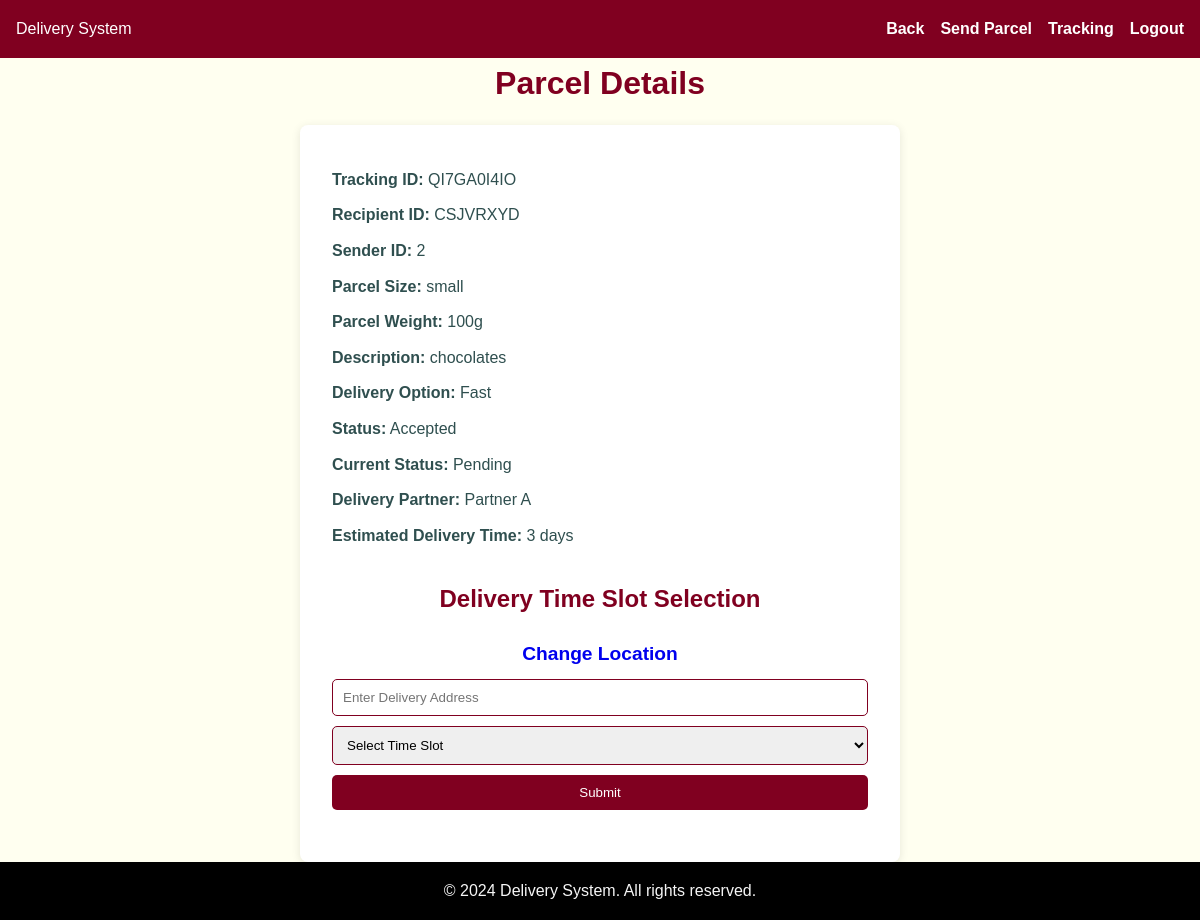
Page /parcel/1 on the earlier database version.
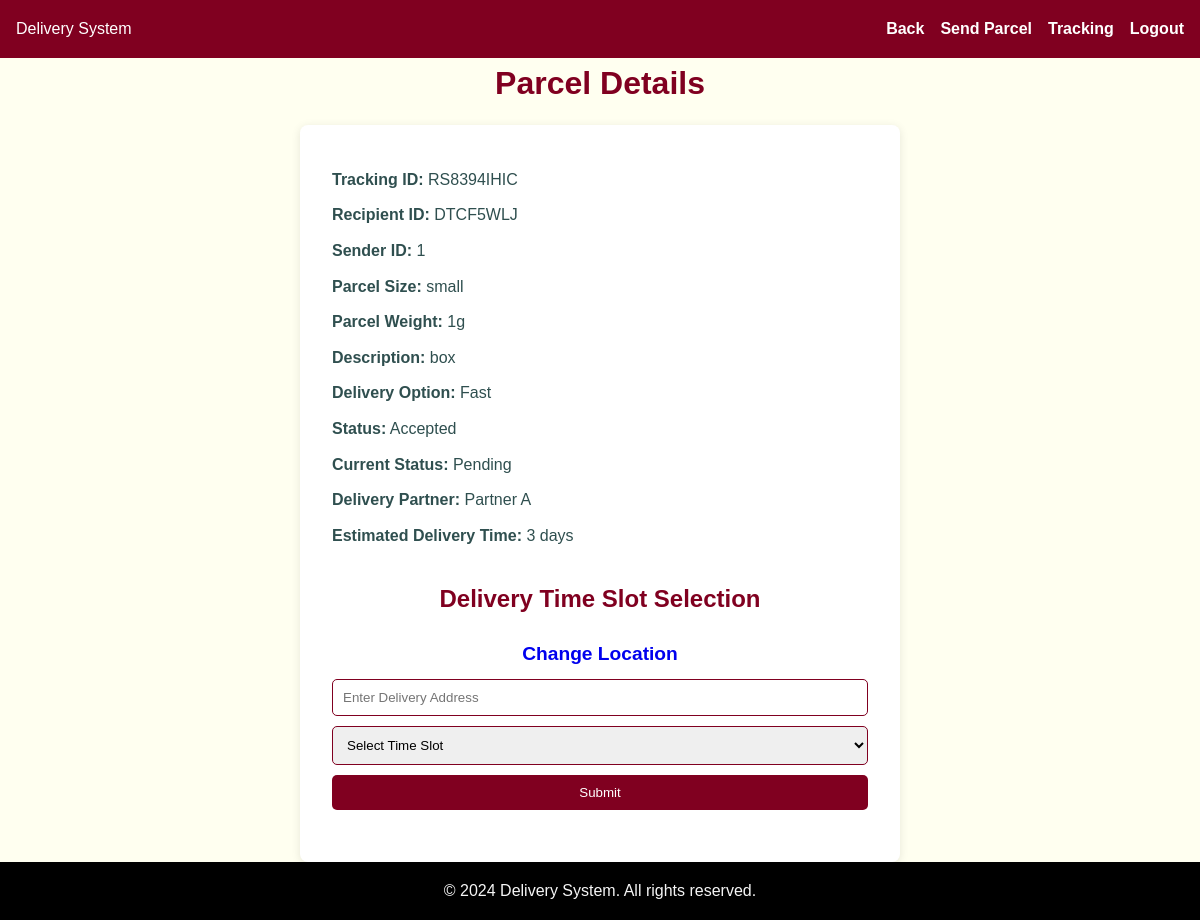
Same page on the later database version.
### tables this page shows
CREATE TABLE parcels (
            id INTEGER PRIMARY KEY,
            recipient_id TEXT,
            user_id INTEGER,
            tracking_id TEXT,
            size TEXT,
            weight TEXT,
            description TEXT,
            delivery_option TEXT,
            insurance BOOLEAN,
            status TEXT DEFAULT 'Pending',
            current_status TEXT DEFAULT 'Pending',
            delivery_partner TEXT,
            estimated_delivery_time TEXT,
            time_slot TEXT,
            sent_date TEXT,  
            sent_time TEXT   
        );

### app.py (the view)
@app.route('/parcel/<int:parcel_id>')
def view_parcel_details(parcel_id):
    with sqlite3.connect('delivery.db') as conn:
        c = conn.cursor()
        c.execute('SELECT * FROM parcels WHERE id = ?', (parcel_id,))
        parcel = c.fetchone()
    if not parcel:
        return "Parcel not found", 404
    return render_template('parcel_details.html', parcel=parcel)

### templates/parcel_details.html (shortened to what this page needs)
<!DOCTYPE html>
<html lang="en">
<head>
</head>
<body>
    <header class="navbar">
        <div>Delivery System</div>
        <ul class="nav-links">
            <li><a href="/dashboard">Back</a></li>
            <li><a href="/send-parcel">Send Parcel</a></li>
            <li><a href="/track_parcel">Tracking</a></li>
            <li><a href="/logout">Logout</a></li>
        </ul>
    </header>
    <main>
        <h1>Parcel Details</h1>
        <div class="container">
            <div class="details">
                <p><strong>Tracking ID:</strong> {{ parcel[3] }}</p>
                <p><strong>Recipient ID:</strong> {{ parcel[1] }}</p>
                <p><strong>Sender ID:</strong> {{ parcel[2] }}</p>
                <p><strong>Parcel Size:</strong> {{ parcel[4] }}</p>
                <p><strong>Parcel Weight:</strong> {{ parcel[5] }}</p>
                <p><strong>Description:</strong> {{ parcel[6] }}</p>
                <p><strong>Delivery Option:</strong> {{ parcel[7] }}</p>
                <p><strong>Status:</strong> {{ parcel[9] }}</p>
                <p><strong>Current Status:</strong> {{ parcel[10] }}</p>
                <p><strong>Delivery Partner:</strong> {{ parcel[11] }}</p>
                <p><strong>Estimated Delivery Time:</strong> {{ parcel[12] }}</p>
            </div>
            <h2>Delivery Time Slot Selection</h2>
            <div class="change-location-link">
                <a href="/profile">Change Location</a>
            </div>
            {% set disabled = parcel[10] in ['At Warehouse', 'Out for Delivery', 'Delivered'] %}
            <input type="text" id="address" placeholder="Enter Delivery Address" required {% if disabled %}disabled{% endif %}>
            <select id="timeSlot" required {% if disabled %}disabled{% endif %}>
                <option value="">Select Time Slot</option>
            </select>
            <button id="submit" {% if disabled %}disabled{% endif %}>Submit</button>
        </div>
    </main>
    <footer class="footer">
        <p>&copy; 2024 Delivery System. All rights reserved.</p>
    </footer>
</body>
</html>

Differences in the rows shown:
changed parcels "small": tracking "QI7GA0I4IO" → "RS8394IHIC"; recipient "CSJVRXYD" → "DTCF5WLJ"; user "2" → "1"; weight "100g" → "1g"; description "chocolates" → "box"
